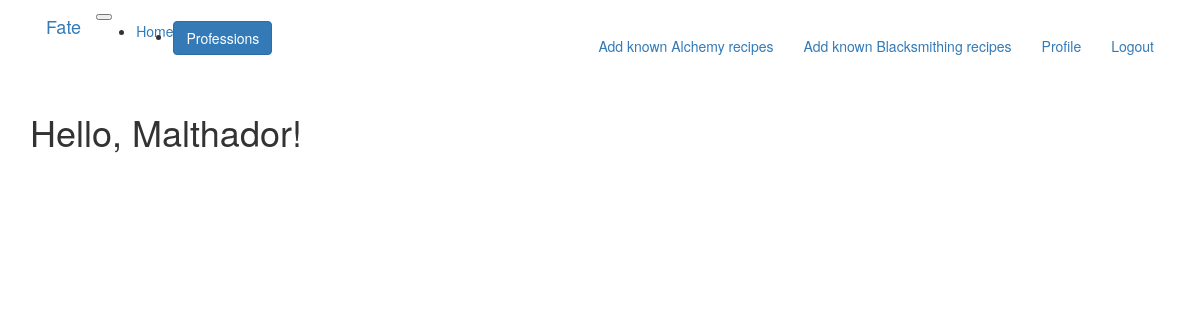
The page /index (signed in) on the database its author committed.
### app/models.py (models this page shows, shortened)
class User(UserMixin, db.Model):
    id = db.Column(db.Integer, primary_key=True)
    username = db.Column(db.String(64), index=True, unique=True)
    email = db.Column(db.String(120), index=True, unique=True)
    password_hash = db.Column(db.String(128))
    about_me = db.Column(db.String(140))
    last_seen = db.Column(db.DateTime, default=datetime.utcnow)
    profession_one = db.Column(db.String(128), default='None')
    profession_two = db.Column(db.String(128), default='None')
    known_recipes = db.relationship(
        'ProfessionItem',
        secondary=user_recipes,
        primaryjoin=(user_recipes.c.user_id==id),
        backref=db.backref('item', lazy='dynamic'), lazy='dynamic'
    )

### app/routes.py (the view)
@app.route('/')
@app.route('/index')
@login_required
def index():
    return render_template('index.html', title='Home')

### app/models.py (called while the page is built)
@login.user_loader
def load_user(id):
    return User.query.get(int(id))

### app/routes.py (called while the page is built)
@app.before_request
def before_request():
    if current_user.is_authenticated:
        current_user.last_seen = datetime.utcnow()
        db.session.commit()

### app/templates/index.html
{% extends "base.html" %}
{% block app_content %}
    <h1>Hello, {{ current_user.username }}!</h1>
{% endblock %}

### app/templates/base.html (shortened to what this page needs)
{% extends 'bootstrap/base.html' %}
{% block navbar %}
    <div class="container">
        <nav class="navbar navbar-expand-lg navbar-dark bg-dark">
            <a class="navbar-brand" href="{{ url_for('index') }}">Fate</a>
            <button class="navbar-toggler" type="button" data-toggle="collapse" data-target="#navbarText" aria-controls="navbarText" aria-expanded="false" aria-label="Toggle navigation">
            </button>
            <div class="collapse navbar-collapse" id="navbarText">
                <ul class="navbar-nav mr-auto">
                    <li class="nav-item"><a class="nav-link" href="{{ url_for('index') }}">Home</a></li>
                    <li>
                        <div class="dropdown">
                            <button class="btn btn-primary dropdown-toggle" type="button" id="dropdownMenuButton" data-toggle="dropdown" aria-haspopup="true" aria-expanded="false">
                                Professions
                            </button>
                        </div>
                    </li>
                </ul>
                <ul class="nav navbar-nav navbar-right">
                    {% if current_user.is_anonymous %}
                    <li class="nav-item"><a class="nav-link" href="{{ url_for('login') }}">Login</a></li>
                    {% else %}
                    {% if current_user.profession_one != 'None' %}
                    <li class="nav-item"><a class="nav-link" href="{{ url_for('add_recipes', profession=current_user.profession_one) }}">Add known {{ current_user.profession_one }} recipes</a></li>
                    {% endif %}
                    {% if current_user.profession_two != 'None' %}
                    <li class="nav-item"><a class="nav-link" href="{{ url_for('add_recipes', profession=current_user.profession_two) }}">Add known {{ current_user.profession_two }} recipes</a></li>
                    {% endif %}
                    <li class="nav-item"><a class="nav-link" href="{{ url_for('user', username=current_user.username) }}">Profile</a></li>
                    <li class="nav-item"><a class="nav-link" href="{{ url_for('logout') }}">Logout</a></li>
                    {% endif %}
                </ul>
            </div>
        </nav>
    </div>
{% endblock %}
{% block content %}
    <div class="container">
        {% block app_content %}{% endblock %}
    </div>
{% endblock %}

### rows shown on the page
User: profession_one "Alchemy", profession_two "Blacksmithing", username "Malthador"
